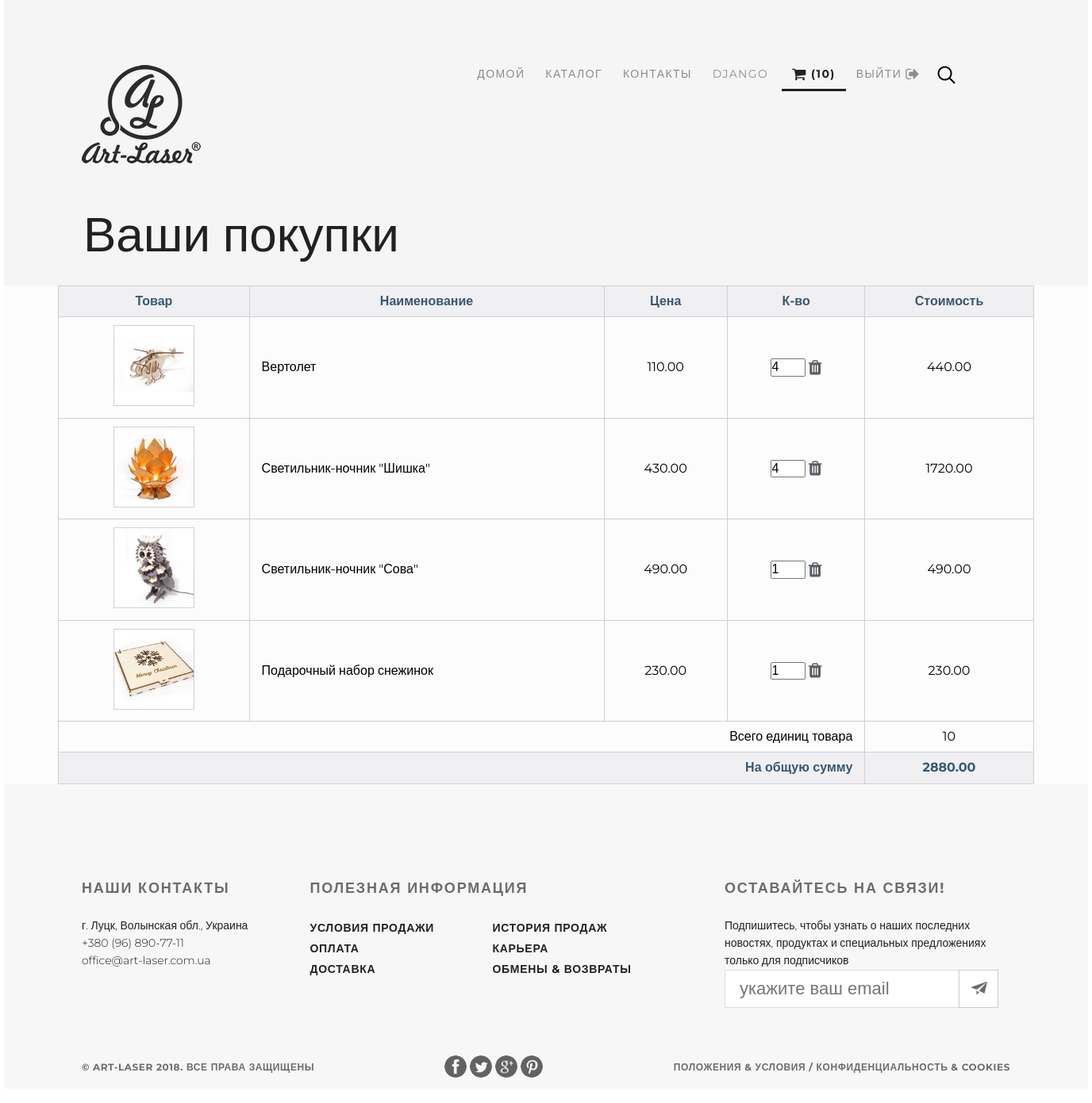
Page /basket/ (signed in) on the earlier database version.
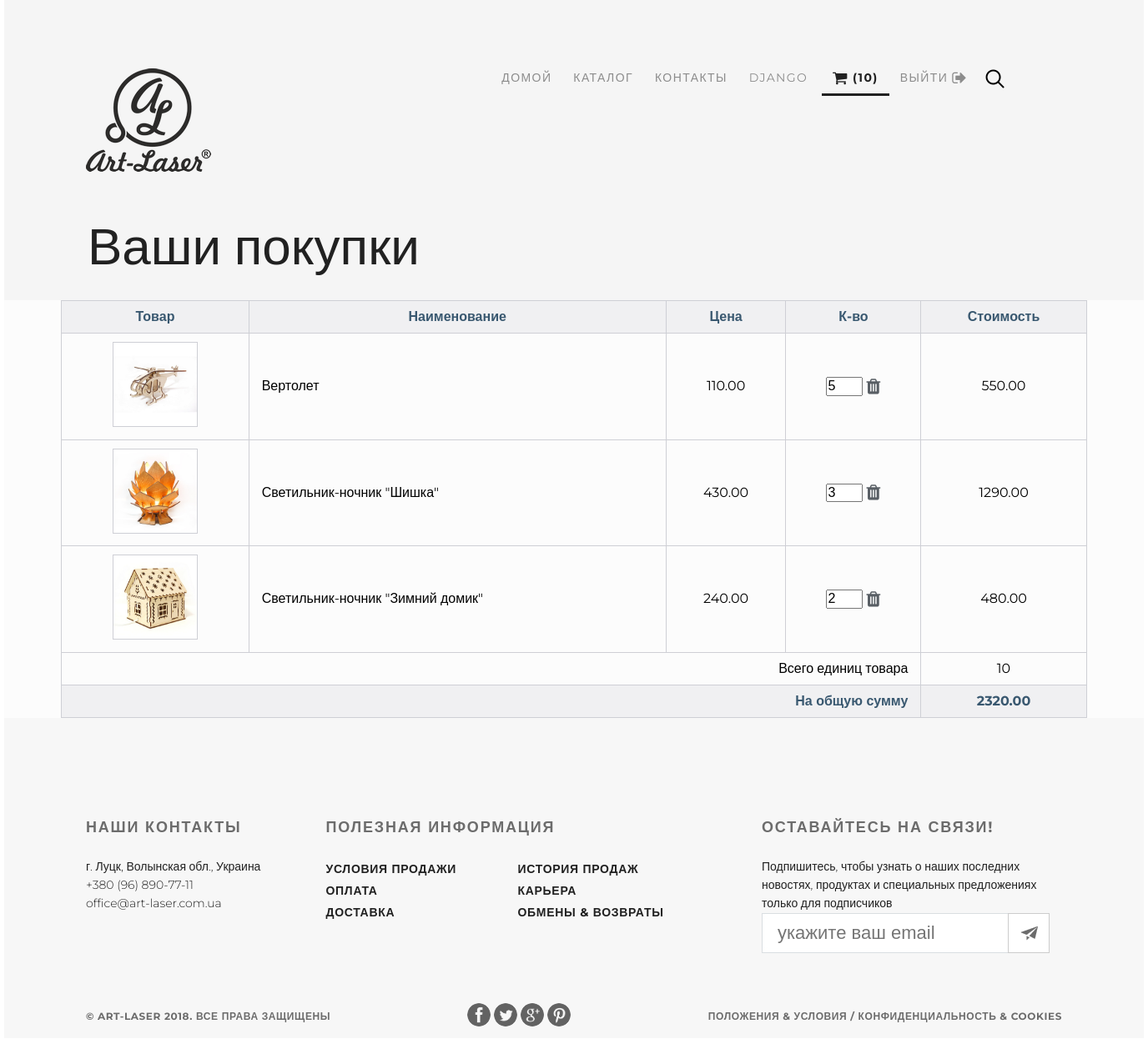
Same page on the later database version.
### authapp/models.py (models this page shows)
class ShopUser(AbstractUser):
    avatar = models.ImageField(upload_to='users_avatars', blank=True)
    age = models.PositiveIntegerField(verbose_name='возраст')
    phone = models.CharField(verbose_name='номер телефона', max_length=16, default='')

### basketapp/models.py (models this page shows)
class Basket(models.Model):
    user = models.ForeignKey(settings.AUTH_USER_MODEL, related_name='basket', on_delete=models.CASCADE)
    product = models.ForeignKey(Product, on_delete=models.CASCADE)
    quantity = models.PositiveIntegerField(verbose_name='количество', default=0)
    add_datetime = models.DateTimeField(verbose_name='время добавления', auto_now_add=True)
    total_price = models.DecimalField(verbose_name='стоимость', max_digits=8, decimal_places=2, default=0)
    @property
    def product_cost(self):
        return self.product.price * self.quantity
    @property
    def total_quantity(self):
        items = self.user.basket.all()
        total_quantity = sum(list(map(lambda x: x.quantity, items)))
        return total_quantity
    @property
    def total_cost(self):
        items = self.user.basket.all()
        totalcost = sum(list(map(lambda x: x.product_cost, items)))
        return totalcost
    @staticmethod
    def get_basket(request):
        if request.user.is_authenticated:
            basket = request.user.basket.all()
        else:
            basket = []
        return basket

### mainapp/models.py (models this page shows, shortened)
class Product(models.Model):
    category = models.ForeignKey(ProductCategory, on_delete=models.CASCADE)
    name = models.CharField(verbose_name='Название товара', max_length=128)
    vendor_id = models.CharField(verbose_name='Артикул', max_length=10, unique=True, blank=True)
    image = models.ImageField(upload_to='products_image', blank=True)
    short_descript = models.CharField(verbose_name='Краткое описание', max_length=64, blank=True)
    description = models.TextField(verbose_name='Описание товара', blank=True)
    price = models.DecimalField(verbose_name='Цена товара', max_digits=8, decimal_places=2, default=0)
    quantity = models.PositiveIntegerField(verbose_name='Кол-во на складе', default=0)

### basketapp/views.py (the view)
@login_required
def main_basket(requset):
    title = 'Корзина'
    basket = Basket.get_basket(requset)
    context = {
        'title': title,
        'basket': basket,
    }
    return render(requset, 'basketapp/basket.html', context)

### basketapp/templates/basketapp/basket.html (shortened to what this page needs)
{% extends 'mainapp/base.html' %}
{% load staticfiles %}
{% block container %}
<div class="container clearfix">
    <div class="hero-back">
        {% include 'mainapp/includes/inc__main_menu.html' %}
        <div class="h2">Ваши покупки</div>
    </div>
    <div class="content">
        {% if basket %}
            {% include 'basketapp/includes/inc__basket_list.html' %}
        {% else %}
        <div style="margin: 100px auto;">
            <h2>Корзина пуста</h2>
        </div>
        {% endif %}
    </div>
</div>
{% endblock%}

### mainapp/templates/mainapp/base.html (shortened to what this page needs)
<!DOCTYPE html>
{% load staticfiles %}
<html lang="ru">
<head>
    {% block css %}
        <link rel="stylesheet" type="text/css" href="{% static '/css/normalize.css' %}">
        <link rel="stylesheet" type="text/css" href="{% static '/css/style.css' %}">
        <link rel="stylesheet" href="{% static '/fonts/font-awesome/css/font-awesome.css' %}">
    {% endblock %}
</head>
<body>
    <div class="container clr">
        {% block container %}
        {% endblock %}
    </div>
    {% block footer %}
        <footer>
        <div class="info">
            <div class="contact_us">
                <a href="contact.html"><h4>Наши контакты</h4></a>
                <p>г. Луцк, Волынская обл., Украина</p>
                <p>+380 (96) 890-77-11 <br/>
                <a href="mailto:office&@art-laser.com.ua">office&#64;art-laser.com.ua</a></p>
            </div>
            <div class="useful">
                <h4>Полезная информация</h4>
                <div>
                    <a href="">Условия продажи</a>
                    <a href="">Оплата</a>
                    <a href="">Доставка</a>
                </div>
                <div>
                    <a href="">История продаж</a>
                    <a href="">Карьера</a>
                    <a href="">Обмены &amp; возвраты</a>
                </div>
            </div>
            <div class="subscribe">
                <h4>Оставайтесь на связи!</h4>
                <p>Подпишитесь, чтобы узнать о наших последних новостях, продуктах и специальных предложениях только для подписчиков</p>
                <form class="email" action="" method="post">
                    <input type="email" placeholder="укажите ваш email">
                    <div class="but">
                        <img src="{% static '/img/send.png' %}" alt="">
                    </div>
                </form>
            </div>
        </div>
        <div class="copyright">
            <p>&copy; ART-Laser {% now "Y" %}. Все права защищены</p>
            <div class="icon_soc">
                <a href="https://www.facebook.com/" target="_blank"><img src="{% static '/img/facebook.png' %}" alt=""></a>
                <a href="https://twitter.com/" target="_blank"><img src="{% static '/img/twitter.png' %}" alt=""></a>
                <a href="https://plus.google.com/" target="_blank"><img src="{% static '/img/google.png' %}" alt=""></a>
                <a href="https://www.pinterest.com/" target="_blank"><img src="{% static '/img/pinterest.png' %}" alt=""></a>
            </div>
            <p>Положения &amp; Условия / Конфиденциальность &amp; Cookies</p>
        </div>
    </footer>
    {% endblock %}
</body>
</html>

### mainapp/templates/mainapp/includes/inc__main_menu.html
{% load staticfiles %}
<header>
    <a class="logo" href="{% url 'main' %}"><img src="{% static '/img/my_store_logo.png' %}" alt="logo"></a>
    <a class="search" href="#"><img src="{% static '/img/search.png' %}" alt=""></a>
    <input class="search_input" type="search" placeholder="Поиск">
    <ul class="menu">
        <li>
            <a href="{% url 'main' %}"
               class="{% if request.resolver_match.url_name == 'main' %} click {% endif %}">
                ДОМОЙ
            </a>
        </li>
        <li>
            <a href="{% url 'products:index' %}"
               class="{% if request.resolver_match.namespaces.0 == 'products' %} click {% endif %}">
                КАТАЛОГ
            </a>
        </li>
        <li>
            <a href="{% url 'contact' %}"
               class="{% if request.resolver_match.url_name == 'contact' %} click {% endif %}">
                КОНТАКТЫ
            </a>
        </li>
        <li>
            {% if user.is_authenticated %}
                <a href="{% url 'auth:edit' %}">{{user.username}}</a>
                <a href="{% url 'basket:main_basket' %}"
                    class="{% if request.resolver_match.namespaces.0 == 'basket' %} click {% endif %}">
                        {% if basket %}
                            <i class="fa fa-shopping-cart fa-lg" aria-hidden="true"></i>
                            ({{ basket.0.total_quantity }})
                        {% else %}
                            <i class="fa fa-shopping-cart fa-lg" aria-hidden="true">()</i>
                        {% endif %}
                </a>
            {% endif %}
        </li>
        <li>
            {% if user.is_authenticated %}
            <a href="{% url 'auth:logout' %}">ВЫЙТИ <i class="fa fa-sign-out fa-lg" aria-hidden="true"></i></a>
            {% else %}
            <a href="{% url 'auth:login' %}"
               class="{% if request.resolver_match.url_name == 'login' %} click {% endif %}">
                ВОЙТИ
                <i class="fa fa-sign-in fa-lg" aria-hidden="true"></i>
            </a>
            {% endif %}
        </li>
    </ul>
</header>

### basketapp/templates/basketapp/includes/inc__basket_list.html
<table>
    <thead>
    <tr>
        <th scope="col">Товар</th>
        <th scope="col">Наименование</th>
        <th scope="col">Цена</th>
        <th scope="col">К-во</th>
        <th scope="col">Стоимость</th>
    </tr>
    </thead>
    <tbody>
    {% for item in basket %}
    <tr>
        <th scope="row"><img class="img_min" src="/media/{{ item.product.image }}" alt=""></th>
        <td>{{ item.product.name }}</td>
        <td class="td-price">{{ item.product.price }}</td>
        <td class="td-qty">
            <input type="number" name="{{ item.pk }}" min="0" value="{{ item.quantity }}">
            <a href="{% url 'basket:product_del' item.pk %}">
                <i class="fa fa-trash fa-lg" aria-hidden="true"></i>
            </a>
        </td>
        <td class="td-total">{{ item.product_cost }}</td>
    </tr>
    {% endfor %}
    </tbody>
    <tfoot>
    <tr>
        <td colspan="4">Всего единиц товара</td>
        <td class="td-qty">{{ basket.0.total_quantity }}</td>
    </tr>
    <tr>
        <td colspan="4">На общую сумму</td>
        <td class="td-total">{{ basket.0.total_cost }}</td>
    </tr>
    </tfoot>
</table>

### static/css/style.css (style rules this page uses)
* { margin: 0; padding: 0; }
html, body { height: 100%; font-family: 'Montserrat', sans-serif; }
a { text-decoration: none; outline: none; }
ul { list-style-type: none; }
header { width: 1366px; height: 60px; position: absolute; top: 60px; }
.logo { margin-top: 22px; margin-left: 98px; float: left; }
.menu { font-size: 14px; margin-top: 25px; display: flex; float: right; }
.menu a { font-weight: 400; letter-spacing: 1.4px; text-transform: uppercase; padding: 10px 13px; color: #8c8c8c; }
.menu .click { font-weight: bold; color: #212121; border-bottom: 3px solid #212121; }
.search { float: right; margin-top: 23px; margin-left: 8px; margin-right: 167px; }
.search_input { width: 0px; padding: 10px; border: none; background: none; transition: ease-out 2s; }
table { border-collapse: collapse; width: 90%; margin: auto; }
thead { background: #f0f0f2; color: #395870; }
th, td { padding: 10px 15px; vertical-align: middle; border: 1px solid #cecfd5; }
tr img { border: 1px solid #cecfd5; }
td input { width: 40px; }
td i { color: #585E64; }
.td-price, .td-qty, .td-total, .td-image { text-align: center; }
tfoot { text-align: right; }
tfoot tr:last-child { background: #f0f0f2; color: #395870; font-weight: bold; }
.img_min { width: 100px; height: 100px; }
.hero-back { width: 1366px; height: 360px; background-color: #f5f5f5; position: relative; }
.h2 { font-size: 62px; font-weight: 100; color: #212121; margin-top: 260px; padding-left: 100px; position: absolute; }
.container { max-width: 1366px; min-height: 100%; margin: 0 auto; background-color: #FCFCFC; }
.content { display: flex; flex-direction: column; }
footer { width: 1366px; height: 384px; margin: 0 auto; background-color: #f7f7f7; margin-top: -384px; }
.info { padding: 120px 98px 0px; background-color: #f7f7f7; display: flex; justify-content: space-between; }
.info h4 { font-size: 18px; font-weight: bold; line-height: 1.33; letter-spacing: 1.8px; color: #6c6c6c; text-transform: uppercase; margin-bottom: 24px; }
.contact_us { width: 225px; }
.contact_us a { color: #212121; }
.useful div { width: 230px; float: left; }
.useful a { display: block; font-size: 14px; font-weight: bold; line-height: 1.86; letter-spacing: 0.7px; color: #212121; text-transform: uppercase; }
.contact_us, .subscribe p { font-size: 14px; font-weight: 300; line-height: 1.57; color: #212121; }
.subscribe { width: 360px; }
.email { display: flex; }
.subscribe input[type="email"] { width: 257px; height: 48px; border: none; padding-left: 19px; padding-right: 19px; background-image: url(/static/img/input.jpg); font-size: 22px; color: #6c6c6c; }
.but { width: 48px; height: 46px; display: flex; justify-content: center; align-items: center; background-color: #fff; border: 1px solid #ccc; }
.copyright { display: flex; justify-content: space-between; align-items: center; font-size: 12px; font-weight: bold; letter-spacing: 0.6px; text-transform: uppercase; color: #6c6c6c; padding: 60px 98px 30px; }
.icon_soc img { width: 28px; height: 28px; border-radius: 50%; opacity: 0.6; }
.clearfix:after { content: ""; display: block; clear: both; }
.clr:after { content: ""; height: 384px; display: block; }

Differences in the rows shown:
removed Basket: product.image (picture), product.name "Подарочный набор снежинок", product.price "230.00", quantity "1", product_cost "230.00"
changed Basket "Вертолет": quantity "4" → "5"; product_cost "440.00" → "550.00"; user+product+quantity "2880.00" → "2320.00"
changed Basket "Светильник-ночник \"Шишка\"": quantity "4" → "3"; product_cost "1720.00" → "1290.00"
changed Basket: product.image: a different picture; product.name "Светильник-ночник \"Сова\"" → "Светильник-ночник \"Зимний домик\""; product.price "490.00" → "240.00"; quantity "1" → "2"; product_cost "490.00" → "480.00"
